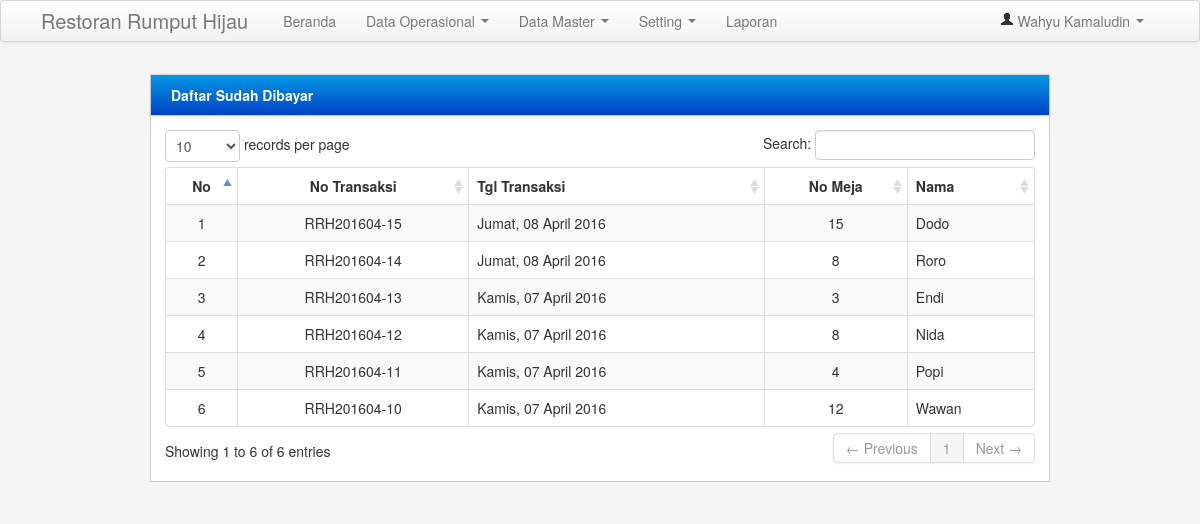
Page /admin/admin.php?menu=sudahdibayar (signed in) on the committed database.
### tables this page shows
CREATE TABLE IF NOT EXISTS `detail_beli` (
  `id` int(11) NOT NULL,
  `id_beli` int(11) NOT NULL,
  `id_produk` int(11) NOT NULL,
  `jumlah` int(5) NOT NULL
);

CREATE TABLE IF NOT EXISTS `pembelian` (
  `id_beli` int(11) NOT NULL,
  `tgl_beli` date NOT NULL,
  `nama` varchar(25) NOT NULL,
  `no_meja` varchar(11) NOT NULL,
  `kode` varchar(10) NOT NULL,
  `bayar` bigint(20) NOT NULL,
  `kd_kasa` varchar(10) NOT NULL,
  `ket` varchar(20) NOT NULL
);

### config/library.php (called while the page is built, shortened)
<?php
function format_tanggallengkap($tgl){
$seminggu = array("Minggu","Senin","Selasa","Rabu","Kamis","Jumat","Sabtu");
			$tanggal = substr($tgl,8,2);
			$bulan = getBulan(substr($tgl,5,2));
			$tahun = substr($tgl,0,4);
			$tgl1 = date('w',strtotime($tgl));
			$hari = $seminggu[$tgl1];
			return $hari.', ' .$tanggal.' '.$bulan.' '.$tahun;
	}
	function getBulan($bln){
				switch ($bln){
					case 4:
						return "April";
						break;
					case 6:
						return "Juni";
						break;
				}
			}
?>

### admin/menu/laporan/data_terjual.php (the view, shortened to what this page needs)
<?php
$ke=$_GET['ke'];
switch($ke){
	default:
?>
					<div class="row-fluid">
						<div class="block">
                            <div class="navbar navbar-inner block-header">
                                <div class="muted pull-left"><b class="a">Daftar Sudah Dibayar</b></div>
                            </div>
                            <div class="block-content collapse in">
                                <div class="span12">
									<div id="example_wrapper" class="dataTables_wrapper form-inline" role="grid">
									<div class="row"></div>
										<table cellpadding="0" cellspacing="0" border="0" class="table table-striped table-bordered dataTable" id="example" aria-describedby="example_info">
											<thead>
												<tr>
													<th style="text-align:center">No</th>
													<th style="text-align:center">No Transaksi</th>
													<th>Tgl Transaksi</th>
													<th style="text-align:center">No Meja</th>
													<th>Nama</th>
												</tr>
											</thead>
											<tbody>
											 <?php
												$i=0;
												$sql = mysql_query("select * from detail_beli inner join produk using (id_produk) inner join pembelian using (id_beli) inner join user using (kode) where ket='Lunas' group by id_beli order by id_beli desc");
												while($dt=mysql_fetch_array($sql)){
													$no=$dt[id_beli];
													$tg = $dt[tgl_beli];
													$hasil = explode("-", $tg, 4);
													$h1=$hasil[0];
													$h2=$hasil[1];
													$tgl_trx = format_tanggallengkap($dt[tgl_beli]);
													$i++;
												echo "
												<tr>
													<td style='text-align:center'>$i</td>
													<td style='text-align:center'>RRH$h1$h2-$no</td>
													<td>$tgl_trx</td>
													<td style='text-align:center'>$dt[no_meja]</td>
													<td>$dt[nama]</td>
												</tr>";
												}
											?>
											</tbody>
									</table>
									</div>
                                </div>
                            </div>
                        </div>
                    </div>
<?php
	break;
}
?>

### admin/styles.css (style rules this page uses)
body { padding-top: 0; padding-bottom: 40px; background-color: #f5f5f5; }
@media (min-width: 979px) { body { padding-top: 60px; } }
.block { border: 1px solid #ccc; background: white; margin: 1em 0em; border-top: none; }
.block-content { margin: 1em; min-height: .25em; }
.block-header { margin-bottom: 0px; border-right: none; border-left: none; -webkit-border-radius: 0px; -moz-border-radius: 0px; border-radius: 0px; }
.block-header div { padding-top: 10px; }

### rows in the picture
detail_beli: id_beli.tgl_beli "2016", id_beli.tgl_beli "04", id_beli "15", id_beli.tgl_beli "Jumat, 08 April 2016", id_beli.no_meja "15", id_beli.nama "Dodo"
detail_beli: id_beli.tgl_beli "2016", id_beli.tgl_beli "04", id_beli "14", id_beli.tgl_beli "Jumat, 08 April 2016", id_beli.no_meja "8", id_beli.nama "Roro"
detail_beli: id_beli.tgl_beli "2016", id_beli.tgl_beli "04", id_beli "13", id_beli.tgl_beli "Kamis, 07 April 2016", id_beli.no_meja "3", id_beli.nama "Endi"
detail_beli: id_beli.tgl_beli "2016", id_beli.tgl_beli "04", id_beli "12", id_beli.tgl_beli "Kamis, 07 April 2016", id_beli.no_meja "8", id_beli.nama "Nida"
detail_beli: id_beli.tgl_beli "2016", id_beli.tgl_beli "04", id_beli "11", id_beli.tgl_beli "Kamis, 07 April 2016", id_beli.no_meja "4", id_beli.nama "Popi"
detail_beli: id_beli.tgl_beli "2016", id_beli.tgl_beli "04", id_beli "10", id_beli.tgl_beli "Kamis, 07 April 2016", id_beli.no_meja "12", id_beli.nama "Wawan"

### other values in the picture
$_SESSION['nama'] "Wahyu Kamaludin"
